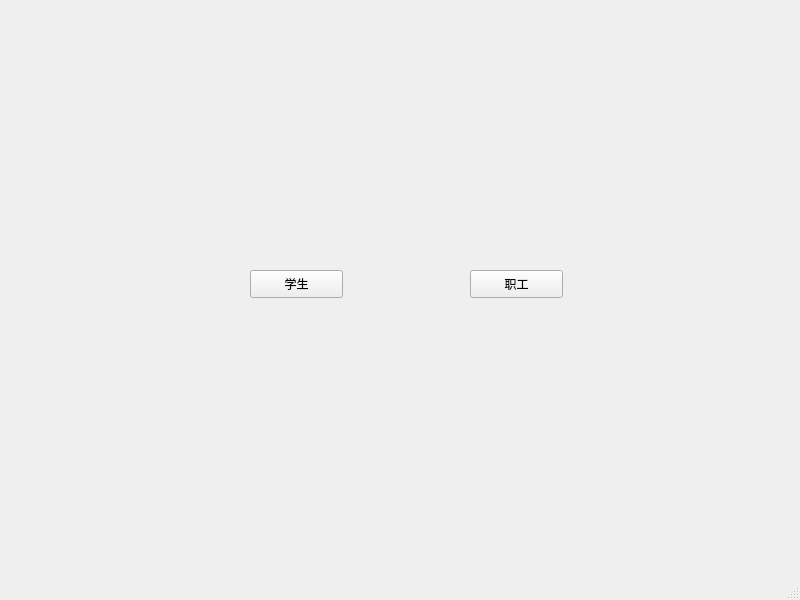
<?xml version="1.0" encoding="UTF-8"?>
<ui version="4.0">
 <class>MainWindow</class>
 <widget class="QMainWindow" name="MainWindow">
  <property name="geometry">
   <rect>
    <x>0</x>
    <y>0</y>
    <width>800</width>
    <height>600</height>
   </rect>
  </property>
  <property name="windowTitle">
   <string>MainWindow</string>
  </property>
  <widget class="QWidget" name="centralwidget">
   <widget class="QPushButton" name="pushButton">
    <property name="geometry">
     <rect>
      <x>250</x>
      <y>270</y>
      <width>93</width>
      <height>28</height>
     </rect>
    </property>
    <property name="text">
     <string>学生</string>
    </property>
   </widget>
   <widget class="QPushButton" name="pushButton_2">
    <property name="geometry">
     <rect>
      <x>470</x>
      <y>270</y>
      <width>93</width>
      <height>28</height>
     </rect>
    </property>
    <property name="text">
     <string>职工</string>
    </property>
   </widget>
  </widget>
  <widget class="QMenuBar" name="menubar">
   <property name="geometry">
    <rect>
     <x>0</x>
     <y>0</y>
     <width>800</width>
     <height>26</height>
    </rect>
   </property>
  </widget>
  <widget class="QStatusBar" name="statusbar"/>
 </widget>
 <resources/>
 <connections/>
</ui>
